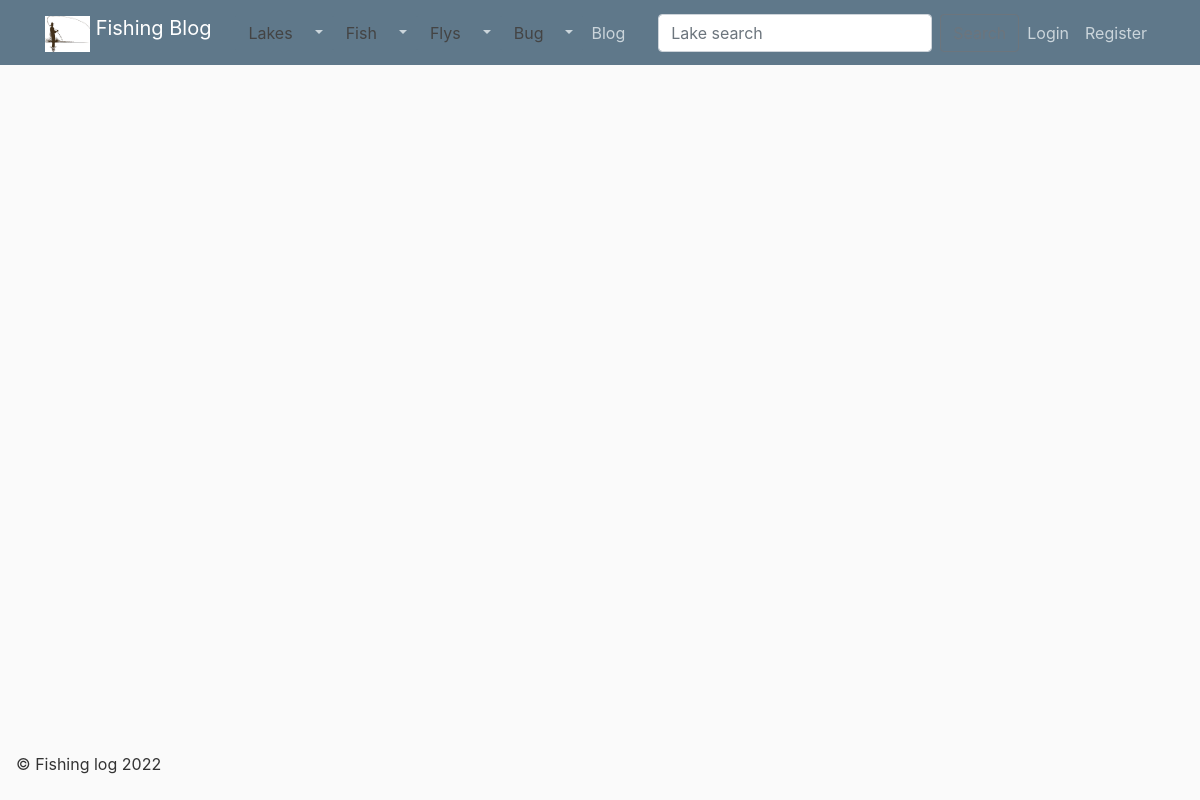
Before: /flys/ with the older database file.
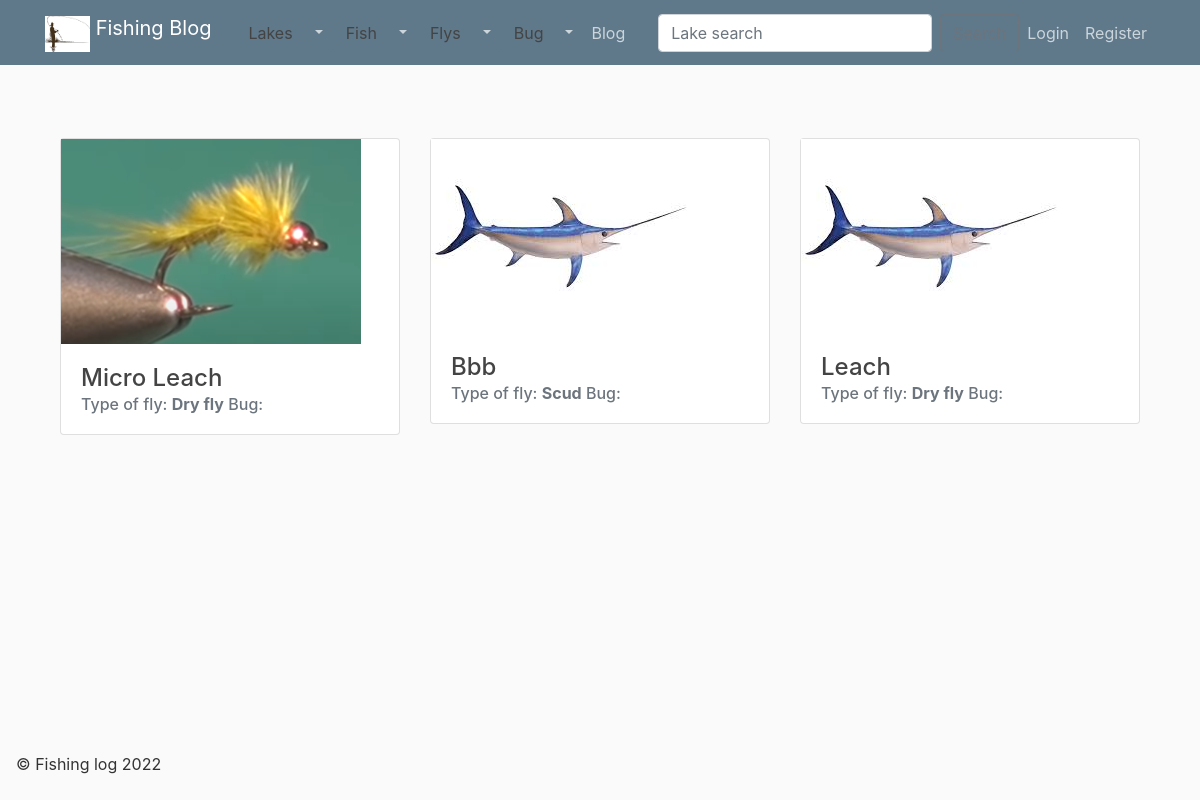
After: the same page with the newer database file.
### catches/models.py (models this page shows, shortened)
class Fly(models.Model):
    name = models.CharField(max_length = 100)
    bug = models.ForeignKey(Bug, blank=True, null= True, on_delete=models.SET_NULL )
    fly_type = models.ForeignKey(Fly_type, blank=True, null= True, on_delete=models.SET_NULL)
    description = models.CharField (max_length=400, blank=True)
    size_range = models.CharField ( max_length=100, blank=True)
    author = models.CharField (max_length=100, blank=True)
    youtube = models.URLField (blank=True )
    image = models.ImageField (
        default='default.jpg',
        upload_to='',
        height_field=None,
        width_field=None,
        max_length=100,
        blank=True)
    class Meta:
        ordering = ['name']

class Fly_type(models.Model):
    name = models.CharField(max_length = 100)
    notes = models.TextField(blank=True)
    def __str__ (self):
        return self.name

### catches/views.py (the view)
class FlyListView (ListView):
    model = Fly
    context_object_name = 'flys'
    paginate_by = 6

### catches/templates/catches/fly_list.html (shortened to what this page needs)
{% extends "catches/base/base.html" %}
{% block content %}
    <div class="album py-5 ">
        <div class="container">
            <div class = "row">
                {% for fly in flys %}
                    <div class="col-md-4">
                        <div class="card mb-4 box-shadow">
                            <a href="{% url 'fly_detail' fly.id %}" class="card-link">
                                <img src={{ fly.image.url }} alt={{ fly.name | title }}>
                            </a>
                            <div class="card-body">
                                <h4 class="">{{ fly.name | title  }}</h4>
                                <h6 class="card-subtitle text-muted">
                                    Type of fly: <b>{{ fly.fly_type }}</b>  Bug: <b>{{ fly.bug.name }}</b>
                                </h6>
                            </div>
                        </div>
                    </div>
                {% endfor %}
            </div>
        </div>
    </div>
{% endblock content %}

Changed rows visible on the page:
added Fly: image (picture), name "Micro Leach", fly_type "Dry fly"
added Fly: image (placeholder picture), name "Bbb", fly_type "Scud"
added Fly: image (placeholder picture), name "Leach", fly_type "Dry fly"
